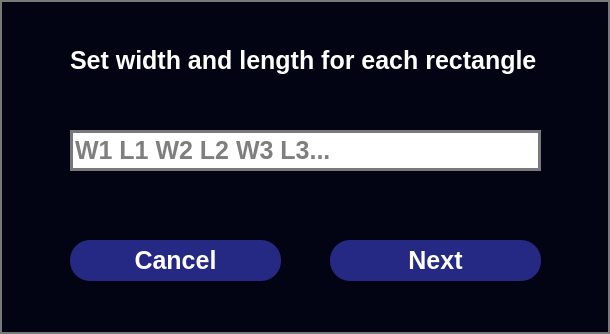
<?xml version="1.0" encoding="UTF-8"?>
<ui version="4.0">
 <class>Dialog</class>
 <widget class="QDialog" name="Dialog">
  <property name="geometry">
   <rect>
    <x>0</x>
    <y>0</y>
    <width>610</width>
    <height>334</height>
   </rect>
  </property>
  <property name="windowTitle">
   <string>Dialog</string>
  </property>
  <property name="styleSheet">
   <string notr="true">QDialog {
background-color: rgb(3, 4, 19);
border: 2px solid rgb(121, 121, 121);
}</string>
  </property>
  <widget class="QPushButton" name="NextBtn">
   <property name="geometry">
    <rect>
     <x>330</x>
     <y>240</y>
     <width>211</width>
     <height>41</height>
    </rect>
   </property>
   <property name="styleSheet">
    <string notr="true">border-radius: 20px;
background-color:  #252984;
color: white;
font: bold 25px;</string>
   </property>
   <property name="text">
    <string>Next</string>
   </property>
  </widget>
  <widget class="QPushButton" name="CancelBtn">
   <property name="geometry">
    <rect>
     <x>70</x>
     <y>240</y>
     <width>211</width>
     <height>41</height>
    </rect>
   </property>
   <property name="styleSheet">
    <string notr="true">border-radius: 20px;
background-color:  #252984;
color: white;
font: bold 25px;</string>
   </property>
   <property name="text">
    <string>Cancel</string>
   </property>
  </widget>
  <widget class="QLabel" name="Label">
   <property name="geometry">
    <rect>
     <x>70</x>
     <y>40</y>
     <width>481</width>
     <height>41</height>
    </rect>
   </property>
   <property name="styleSheet">
    <string notr="true">QLabel 
{
	color: white;
	font: bold 25px;
}</string>
   </property>
   <property name="text">
    <string>Set width and length for each rectangle</string>
   </property>
  </widget>
  <widget class="QLineEdit" name="RectLine">
   <property name="geometry">
    <rect>
     <x>70</x>
     <y>130</y>
     <width>471</width>
     <height>41</height>
    </rect>
   </property>
   <property name="styleSheet">
    <string notr="true">QLineEdit{
	background: white;
	font: bold 25px;
    border: 3px solid #797979;
	color: black;
}

QLineEdit[text=&quot;&quot;]{
	background: white;
	font: bold 25px;
    border: 3px solid #797979;
	color: black;
}
</string>
   </property>
   <property name="placeholderText">
    <string>W1 L1 W2 L2 W3 L3...</string>
   </property>
  </widget>
 </widget>
 <resources/>
 <connections/>
</ui>
